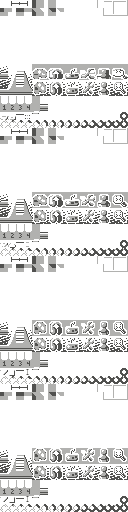
#> input picture art/raw_chr_ui/0_font_marshmallow.png, 128 x 512 px
$ python -i build_chrrom.py   (imports and definitions only)
#> lines starting #> are read from the running program, lines starting #| are printed output that depends on the picture
#> in read_png_chr, im is the input picture: PIL image 128x512 P; mean R, G, B, A 84, 84, 83.6, 110.6
#!/usr/bin/env python3

from PIL import Image
import pathlib, math, os, re
from ca65 import ca65_byte_literal, ca65_word_literal

# 4k pages range from 0-63, with the upper 2 bits reserved to specify
# the palette. Outer pages range from 0-3. All outer pages will be swapped
# to the animation, so even static unmoving images will need to be duplicated
# within this space in order to look correct. We're choosing to spend CHR ROM
# to keep things simple and easy to drive.

# For organization purposes, we'll ignore the outer bank and focus on the
# space within one 256k region.

# Background tiles need to generate lighting variants, so one logical page
# of background tiles will consume 4 adjacent physical pages.
# Make sure the background region is aligned to a 4-page boundary, and that
# the region following this is also aligned to a 4-page boundary, to avoid conflicts

# Sprite tiles do not generate lighting variants, so there are no special
# restrictions.

# Miscellaneous CHR pages can also be provided, for one-off static screens and
# other tomfoolery. Not sure yet if they can be animated, I'm working that out.

SPRITE_BANKS_BASE             = 0x000
RAW_CHR_UI_REGION_BASE        = 0x020

BACKGROUND_REGION_BASE        = 0x100
RAW_CHR_PLAYFIELD_REGION_BASE = 0x138

def constant_name(filename):
  file_str = str(pathlib.PurePath(pathlib.PurePath(filename).name).stem)
  return re.sub('[^A-Z0-9_]', '', file_str.upper())

def bits_to_byte(bit_array):
  byte = 0
  for i in range(0,8):
    byte = byte << 1;
    byte = byte + bit_array[i];
  return byte

def hardware_tile_to_bitplane(index_array):
  # Note: expects an 8x8 array of palette indices. Returns a 16-byte array of raw NES data
  # which encodes this tile's data as a bitplane for the PPU hardware
  low_bits = [x & 0x1 for x in index_array]
  high_bits = [((x & 0x2) >> 1) for x in index_array]
  low_bytes = [bits_to_byte(low_bits[i:i+8]) for i in range(0,64,8)]
  high_bytes = [bits_to_byte(high_bits[i:i+8]) for i in range(0,64,8)]
  return low_bytes + high_bytes

# [28 lines left out: functions convert_to_chr, reorder_tiles_as_large_sprites, not called in this run]

def convert_to_raw_chr(image, is_obj=False):
  chr_tiles = []
  for tile_y in range(0, math.floor(image.height / 8)):
    for tile_x in range(0, 16):
      left = tile_x * 8
      top = tile_y * 8
      right = left + 8
      bottom = top + 8
      chr_tiles.append(hardware_tile_to_bitplane(image.crop((left, top, right, bottom)).getdata()))
  if is_obj:
    chr_tiles = reorder_tiles_as_large_sprites(chr_tiles)
  chr_bytes = []
  for tile in chr_tiles:
    chr_bytes = chr_bytes + tile
  return chr_bytes

# [64 lines left out: functions duplicate_static_frames, generate_lighting_variants_smooth, generate_lighting_variants_dithered, not called in this run]

dither_pattern_z0 = [
  [0, 0, 0, 0, 0, 0, 0, 0],
  [0, 0, 0, 0, 0, 0, 0, 0],
  [0, 0, 0, 0, 0, 0, 0, 0],
  [0, 0, 0, 0, 0, 0, 0, 0],
  [0, 0, 0, 0, 0, 0, 0, 0],
  [0, 0, 0, 0, 0, 0, 0, 0],
  [0, 0, 0, 0, 0, 0, 0, 0],
  [0, 0, 0, 0, 0, 0, 0, 0],
]

dither_pattern_z1 = [
  [0, 0, 0, 0, 1, 0, 0, 0],
  [0, 0, 0, 0, 0, 0, 0, 1],
  [0, 0, 1, 0, 0, 0, 0, 0],
  [0, 0, 0, 0, 0, 1, 0, 0],
  [1, 0, 0, 0, 0, 0, 0, 0],
  [0, 0, 0, 1, 0, 0, 0, 0],
  [0, 0, 0, 0, 0, 0, 1, 0],
  [0, 1, 0, 0, 0, 0, 0, 0],
]

dither_pattern_z2 = [
  [0, 0, 0, 0, 1, 1, 0, 0],
  [1, 0, 0, 0, 0, 0, 0, 1],
  [0, 0, 1, 1, 0, 0, 0, 0],
  [0, 0, 0, 0, 0, 1, 1, 0],
  [1, 1, 0, 0, 0, 0, 0, 0],
  [0, 0, 0, 1, 1, 0, 0, 0],
  [0, 0, 0, 0, 0, 0, 1, 1],
  [0, 1, 1, 0, 0, 0, 0, 0],
]

dither_pattern_z3 = [
  [0, 0, 0, 0, 1, 1, 1, 0],
  [1, 1, 0, 0, 0, 0, 0, 1],
  [0, 0, 1, 1, 1, 0, 0, 0],
  [0, 0, 0, 0, 0, 1, 1, 1],
  [1, 1, 1, 0, 0, 0, 0, 0],
  [0, 0, 0, 1, 1, 1, 0, 0],
  [1, 0, 0, 0, 0, 0, 1, 1],
  [0, 1, 1, 1, 0, 0, 0, 0],
]

dither_pattern_z4 = [
  [0, 0, 0, 0, 1, 1, 1, 1],
  [1, 1, 1, 0, 0, 0, 0, 1],
  [0, 0, 1, 1, 1, 1, 0, 0],
  [1, 0, 0, 0, 0, 1, 1, 1],
  [1, 1, 1, 1, 0, 0, 0, 0],
  [0, 0, 0, 1, 1, 1, 1, 0],
  [1, 1, 0, 0, 0, 0, 1, 1],
  [0, 1, 1, 1, 1, 0, 0, 0],
]

dither_pattern_z5 = [
  [1, 0, 0, 0, 1, 1, 1, 1],
  [1, 1, 1, 1, 0, 0, 0, 1],
  [0, 0, 1, 1, 1, 1, 1, 0],
  [1, 1, 0, 0, 0, 1, 1, 1],
  [1, 1, 1, 1, 1, 0, 0, 0],
  [0, 0, 0, 1, 1, 1, 1, 1],
  [1, 1, 1, 0, 0, 0, 1, 1],
  [0, 1, 1, 1, 1, 1, 0, 0],
]

dither_pattern_z6 = [
  [1, 1, 0, 0, 1, 1, 1, 1],
  [1, 1, 1, 1, 1, 0, 0, 1],
  [0, 0, 1, 1, 1, 1, 1, 1],
  [1, 1, 1, 0, 0, 1, 1, 1],
  [1, 1, 1, 1, 1, 1, 0, 0],
  [1, 0, 0, 1, 1, 1, 1, 1],
  [1, 1, 1, 1, 0, 0, 1, 1],
  [0, 1, 1, 1, 1, 1, 1, 0],
]

dither_pattern_z7 = [
  [1, 1, 1, 0, 1, 1, 1, 1],
  [1, 1, 1, 1, 1, 1, 0, 1],
  [1, 0, 1, 1, 1, 1, 1, 1],
  [1, 1, 1, 1, 0, 1, 1, 1],
  [1, 1, 1, 1, 1, 1, 1, 0],
  [1, 1, 0, 1, 1, 1, 1, 1],
  [1, 1, 1, 1, 1, 0, 1, 1],
  [0, 1, 1, 1, 1, 1, 1, 1],
]

dither_pattern_z8 = [
  [1, 1, 1, 1, 1, 1, 1, 1],
  [1, 1, 1, 1, 1, 1, 1, 1],
  [1, 1, 1, 1, 1, 1, 1, 1],
  [1, 1, 1, 1, 1, 1, 1, 1],
  [1, 1, 1, 1, 1, 1, 1, 1],
  [1, 1, 1, 1, 1, 1, 1, 1],
  [1, 1, 1, 1, 1, 1, 1, 1],
  [1, 1, 1, 1, 1, 1, 1, 1],
]

zebra_patterns_by_index = [
  dither_pattern_z0,
  dither_pattern_z1,
  dither_pattern_z2,
  dither_pattern_z3,
  dither_pattern_z4,
  dither_pattern_z5,
  dither_pattern_z6,
  dither_pattern_z7,
  dither_pattern_z8,
]

rounded_zebra_variants_dark_outlines = [
  [0, 1, 2, 3, 3, 2, 1, 0],
  [1, 2, 3, 4, 4, 3, 2, 1],
  [2, 3, 4, 4, 4, 4, 3, 2],
  [3, 4, 4, 4, 4, 4, 4, 3],
  [3, 4, 4, 4, 4, 4, 4, 3],
  [2, 3, 4, 4, 4, 4, 3, 2],
  [1, 2, 3, 4, 4, 3, 2, 1],
  [0, 1, 2, 3, 3, 2, 1, 0],
]

rounded_zebra_variants_light_outlines = [
  [8, 7, 6, 5, 5, 6, 7, 8],
  [7, 6, 5, 4, 4, 5, 6, 7],
  [6, 5, 4, 4, 4, 4, 5, 6],
  [5, 4, 4, 4, 4, 4, 4, 5],
  [5, 4, 4, 4, 4, 4, 4, 5],
  [6, 5, 4, 4, 4, 4, 5, 6],
  [7, 6, 5, 4, 4, 5, 6, 7],
  [8, 7, 6, 5, 5, 6, 7, 8],
]

def generate_lighting_variants_zebra(image):
  if image.height == 64:
    return image
  new_image = Image.new(image.mode, (image.width, 64))
  new_image.putpalette(image.palette.getdata()[1])
  # first duplicate the original image four times
  new_image.paste(image, (0, 0))
  new_image.paste(image, (0, 16))
  new_image.paste(image, (0, 32))
  new_image.paste(image, (0, 48))
  # now subtract the metatile row from each palette index, to darken
  # each pixel by one shade
  for x in range(0, 64):
    # for the first variant, we'll decrease all colors by 1 stage in a zebra pattern.
    for y in range(16, 32):
      old_palette_index = new_image.getpixel((x, y)) % 4
      adjusted_palette_index = max(old_palette_index - 1, 0)
      zebra_variant = zebra_patterns_by_index[rounded_zebra_variants_light_outlines[y % 8][x % 8]]
      # we're structuring the code so that each input color can choose a different pattern,
      # though we may end up using the same pattern depending on how we like the result
      if old_palette_index == 0:
        pass # black cannot darken further
      if old_palette_index == 1:
        if zebra_variant[y % 8][x % 8] == 0:
          new_image.putpixel((x, y), adjusted_palette_index)
      if old_palette_index == 2:
        if zebra_variant[y % 8][x % 8] == 0:
          new_image.putpixel((x, y), adjusted_palette_index)
      if old_palette_index == 3:
        if zebra_variant[y % 8][x % 8] == 0:
          new_image.putpixel((x, y), adjusted_palette_index)
    # for the second variant, always decrease the colors by 1 stage, and in a checkerboard
    # pattern decrease by one additional stage
    for y in range(32, 48):
      old_palette_index = new_image.getpixel((x, y)) % 4
      adjusted_palette_index = max(old_palette_index - 1, 0)
      zebra_variant = zebra_patterns_by_index[rounded_zebra_variants_dark_outlines[y % 8][x % 8]]
      if old_palette_index == 0:
        pass # black cannot darken further
      if old_palette_index == 1:
        pass # darkest shade has already become solid black
      if old_palette_index == 2:
        if zebra_variant[y % 8][x % 8] == 0:
          adjusted_palette_index = max(adjusted_palette_index - 1, 0)
      if old_palette_index == 3:
        if zebra_variant[y % 8][x % 8] == 0:
          adjusted_palette_index = max(adjusted_palette_index - 1, 0)
      new_image.putpixel((x, y), adjusted_palette_index)
    # the darkest generated variant is always solid BG0.0
    for y in range(48, 64):
      new_image.putpixel((x, y), 0)
  return new_image

# [33 lines left out: functions read_background_tile, read_sprite_tile, read_raw_chr, not called in this run]

# we can define entire 4k CHR banks as .png instead, and this permits animations
# to boot. here, treat it the same as a rather large sprite
def read_png_chr(filename):
  im = Image.open(filename)
  assert im.getpalette() != None, "Non-paletted tile found! This is unsupported: " + filename
  assert im.width in [128], "PNG CHR files must be 128 pixels wide! Bailing. " + filename
  assert im.height in [128,512], "PNG CHR files must be 128 or 16384 pixels tall! Bailing. " + filename
  is_obj = "_obj" in str(filename)
  return convert_to_raw_chr(im, is_obj=is_obj)
#> the loop in convert_to_raw_chr, `for tile in chr_tiles:` made 1024 passes
#> tile on passes 1 to 3: [0, 0, 0, 0, 0, 0, 0, 0, 0, 0, 0, 0, 0, 0, 0, 0], [0, 16, 16, 31, 16, 16, 0, 0, 0, 0, 0, 0, 0, 0, 0, 0], [0, 0, 16, 255, 16, 0, 0, 0, 0, 0, 0, 0, 0, 0, 0, 0]
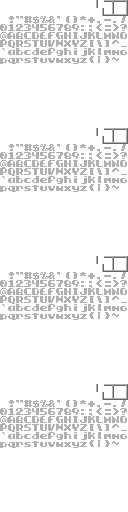
#> input picture art/raw_chr_ui/0_font_marshmallow_dark.png, 128 x 512 px
#> in read_png_chr, im is the input picture: PIL image 128x512 P; mean R, G, B, A 27.6, 27.6, 27.3, 40.4
#> the loop in convert_to_raw_chr (call 2), `for tile in chr_tiles:` made 1024 passes

# [28 lines left out: functions read_sprite_bank, background_tile_base_address, sprite_tile_base_address, not called in this run]

def banked_sprite_tile_base_address(tile_id):
  inner_tile_address = (tile_id % 64) * 64
  return inner_tile_address

def playfield_chr_bank_base_address(bank_id):
  return (RAW_CHR_PLAYFIELD_REGION_BASE * 4096) + (bank_id * 4096)

def ui_chr_bank_base_address(bank_id):
  return (RAW_CHR_UI_REGION_BASE * 4096) + (bank_id * 4096)

def sprite_bank_base_address(bank_id):
  return (SPRITE_BANKS_BASE * 2048) + (bank_id * 2048)

# [4 lines left out: function static_chr_base_address, not called in this run]

def generate_chr(background_tiles, sprite_tiles, raw_chr_playfield_banks, raw_chr_ui_banks, raw_sprite_banks, static_chr_banks):
  # start with 2 MB of blank CHR tiles
  chr_bytes = [0] * 1024 * 1024 * 2
  # for every background tile, which is now 64x64 and a 4x4 grid of CHR tiles,
  # write those tiles into the appropriate location
  for i in range(0, len(background_tiles)):
    chr_data = convert_to_chr(background_tiles[i])
    metatile_base_addr = background_tile_base_address(i)
    for animation_frame in range(0, 4):
      for lighting_variant in range(0, 4):
        for tile_id in range(0, 4):
          dest_addr = (animation_frame * 256 * 1024) + metatile_base_addr + (lighting_variant * 4 * 1024) + (tile_id * 16)
          chr_addr = (animation_frame * 16 * 16) + (lighting_variant * 16 * 4) + (tile_id * 16)
          chr_bytes[dest_addr:dest_addr+16] = chr_data[chr_addr:chr_addr+16]
  # [10 lines of commented-out code are left out]
  for i in range(0, len(raw_chr_playfield_banks)):
    for animation_frame in range(0, 4):
      chr_addr = playfield_chr_bank_base_address(i)
      dest_addr = (animation_frame * 256 * 1024) + chr_addr
      if len(raw_chr_playfield_banks[i]) <= 4096:
        chr_bytes[dest_addr:dest_addr+4096] = raw_chr_playfield_banks[i]
      elif len(raw_chr_playfield_banks[i]) == 4096*4:
        chr_bytes[dest_addr:dest_addr+4096] = raw_chr_playfield_banks[i][animation_frame*4096:animation_frame*4096+4096]
      else:
        raise "Wrong length for raw chr data!"
  for i in range(0, len(raw_chr_ui_banks)):
    for animation_frame in range(0, 4):
      chr_addr = ui_chr_bank_base_address(i)
      dest_addr = (animation_frame * 256 * 1024) + chr_addr
      if len(raw_chr_ui_banks[i]) <= 4096:
        chr_bytes[dest_addr:dest_addr+4096] = raw_chr_ui_banks[i]
      elif len(raw_chr_ui_banks[i]) == 4096*4:
        chr_bytes[dest_addr:dest_addr+4096] = raw_chr_ui_banks[i][animation_frame*4096:animation_frame*4096+4096]
      else:
        raise "Wrong length for raw chr data!"
  # sprite banks are a similar deal, but each one is just 2048 bytes in size,
  # comprising 4 animation frames for each 512-byte window
  for i in range(0, len(raw_sprite_banks)):
    sprite_bank_addr = sprite_bank_base_address(i)
    chr_bytes[sprite_bank_addr:sprite_bank_addr+2048] = raw_sprite_banks[i]["data"]
  # static CHR banks are a little bit strange: we squeeze these into the otherwuse unused
  # animation frames that would occupy the sprite region. Sprites don't actually animate
  # this way, so we have 3x 128kB regions that aren't being used for anything. These are
  # accessed in non-extended 4k banking mode generally, mostly by the title screen and other
  # static, non-gameplay screens.
  for i in range(0, len(static_chr_banks)):
    static_bank_addr = static_chr_base_address(i)
    chr_bytes[static_bank_addr:static_bank_addr+4096] = static_chr_banks[i][0:4096]
  return chr_bytes

disco_filenames = sorted(list(pathlib.Path('art/disco_tiles').glob('*.png')))
map_filenames = sorted(list(pathlib.Path('art/map_tiles').glob('*.png')))
loose_background_filenames = sorted(list(pathlib.Path('art/background_tiles').glob('*.png')))
background_filenames = disco_filenames + map_filenames + loose_background_filenames

sprite_filenames = sorted(list(pathlib.Path('art/sprite_tiles').glob('*.png')))
raw_chr_playfield_filenames = sorted(list(pathlib.Path('art/raw_chr_playfield').glob('*.chr')))
png_chr_playfield_filenames = sorted(list(pathlib.Path('art/raw_chr_playfield').glob('*.png')))
png_chr_ui_filenames = sorted(list(pathlib.Path('art/raw_chr_ui').glob('*.png')))
raw_chr_ui_filenames = sorted(list(pathlib.Path('art/raw_chr_ui').glob('*.chr')))
sprite_bank_foldernames = sorted(list(pathlib.Path('art/sprite_banks').glob("*")))
raw_static_chr_filenames = sorted(list(pathlib.Path('art/raw_chr_static').glob('*.chr')))

background_tiles = [read_background_tile(f) for f in background_filenames]
sprite_tiles = [read_sprite_tile(f) for f in sprite_filenames]
raw_chr_playfield_banks = [read_raw_chr(f) for f in raw_chr_playfield_filenames]
png_chr_playfield_banks = [read_png_chr(f) for f in png_chr_playfield_filenames]
png_chr_ui_banks = [read_png_chr(f) for f in png_chr_ui_filenames]
raw_chr_ui_banks = [read_raw_chr(f) for f in raw_chr_ui_filenames]
raw_static_chr_banks = [read_raw_chr(f) for f in raw_static_chr_filenames]
raw_sprite_banks = [read_sprite_bank(f) for f in sprite_bank_foldernames]
chr_bytes = generate_chr(background_tiles, sprite_tiles,
  raw_chr_playfield_banks + png_chr_playfield_banks,
  png_chr_ui_banks + raw_chr_ui_banks,
  raw_sprite_banks, raw_static_chr_banks)


# [59 lines not run here, left out]

>>> from PIL import Image
>>> picture = Image.open('../art/raw_chr_ui/0_font_marshmallow.bmp')
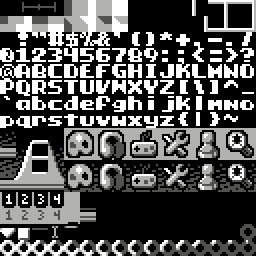
#> input picture art/raw_chr_ui/0_font_marshmallow.bmp, 128 x 128 px (shown 2 times larger)
#> picture is the input picture: PIL image 128x128 P; mean R, G, B 84, 84, 83.5
>>> result = generate_lighting_variants_zebra(picture)
#> in generate_lighting_variants_zebra, `new_image = Image.new(image.mode, (image.width, 64))`: new_image: PIL image 128x64 P; every value is 0
#> in generate_lighting_variants_zebra, `new_image.paste(image, (0, 0))`:
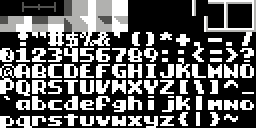
#> new_image: PIL image 128x64 P (shown 2 times larger); mean R, G, B 97.8, 97.8, 97.7
#> in generate_lighting_variants_zebra, `new_image.paste(image, (0, 16))`:
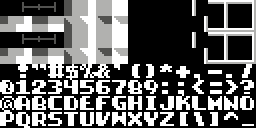
#> new_image: PIL image 128x64 P (shown 2 times larger); mean R, G, B 96.9, 96.9, 96.6
#> in generate_lighting_variants_zebra, `new_image.paste(image, (0, 32))`:
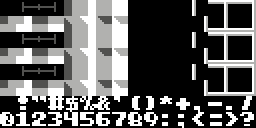
#> new_image: PIL image 128x64 P (shown 2 times larger); mean R, G, B 89.9, 89.9, 89.5
#> in generate_lighting_variants_zebra, `new_image.paste(image, (0, 48))`:
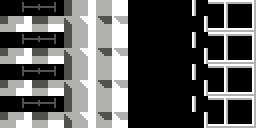
#> new_image: PIL image 128x64 P (shown 2 times larger); mean R, G, B 90.1, 90.1, 89.5
#> after the loop in generate_lighting_variants_zebra, `for x in range(0, 64):`:
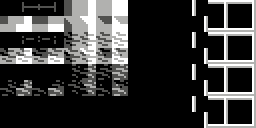
#> new_image: PIL image 128x64 P (shown 2 times larger); mean R, G, B 56.4, 56.4, 55.9
